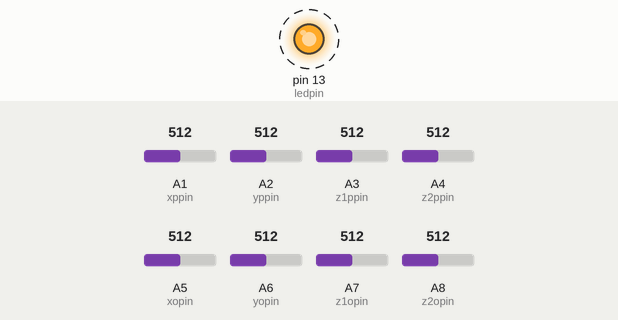
This sketch was run on a simulated Teensy 4. On the bench: output pins drawn as LEDs (lit = HIGH). Dashed ring = blinking. The inputs (shaded band) are chosen by the test bench; at power-on: A1 (xppin) = 512, A2 (yppin) = 512, A3 (z1ppin) = 512, A4 (z2ppin) = 512, A5 (xopin) = 512, A6 (yopin) = 512, A7 (z1opin) = 512, A8 (z2opin) = 512 (analog values on the 0–1023 scale). What the sketch prints to the serial monitor is not drawn.

Above: at 0.12 s.
Timing chart, 0 to 3.0 s (numbered marks = the images above):
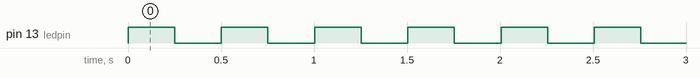

Measured:
- by itself, pin 13 (ledpin): alternates HIGH for 0.25 s and LOW for 0.25 s

The sketch:

test.ino
```cpp
/* Test program to calibrate joystick offset and range */

/* Run with Teensyduino on a Teensy 3.x board */

/* Analog input pins after scaling, before offset stage.
   There is an X axis, Y axis and two Z axes.
*/
int xppin = A1;
int yppin = A2;
int z1ppin = A3;
int z2ppin = A4;

/* Analog input pins after scaling and offset */
int xopin = A5;
int yopin = A6;
int z1opin = A7;
int z2opin = A8;

/* LED */
int ledpin = 13;

void setup() {
  Serial.begin(38400);

  analogReadResolution(12);

  pinMode(ledpin, OUTPUT);
  pinMode(xppin,INPUT);
  pinMode(yppin,INPUT);
  pinMode(z1ppin,INPUT);
  pinMode(z2ppin,INPUT);

  pinMode(xopin,INPUT);
  pinMode(yopin,INPUT);
  pinMode(z1opin,INPUT);
  pinMode(z2opin,INPUT);
}

int xpre, ypre, z1pre, z2pre, xpost, ypost, z1post, z2post;

void loop() {
  xpre = analogRead(xppin)*16;
  ypre = analogRead(yppin)*16;
  z1pre = analogRead(z1ppin)*16;
  z2pre = analogRead(z2ppin)*16;
  xpost = analogRead(xopin)*16;
  ypost = analogRead(yopin)*16;
  z1post = analogRead(z1opin)*16;
  z2post = analogRead(z2opin)*16;

  Serial.print(xpre);
  Serial.print(" ");
  Serial.print(ypre);
  Serial.print(" ");
  Serial.print(z1pre);
  Serial.print(" ");
  Serial.print(z2pre);
  Serial.print(" ");
  Serial.print(xpost);
  Serial.print(" ");
  Serial.print(ypost);
  Serial.print(" ");
  Serial.print(z1post);
  Serial.print(" ");
  Serial.print(z2post);
  Serial.println();

  digitalWrite(ledpin, HIGH);
  delay(250);
  digitalWrite(ledpin, LOW);
  delay(250);
}
```
